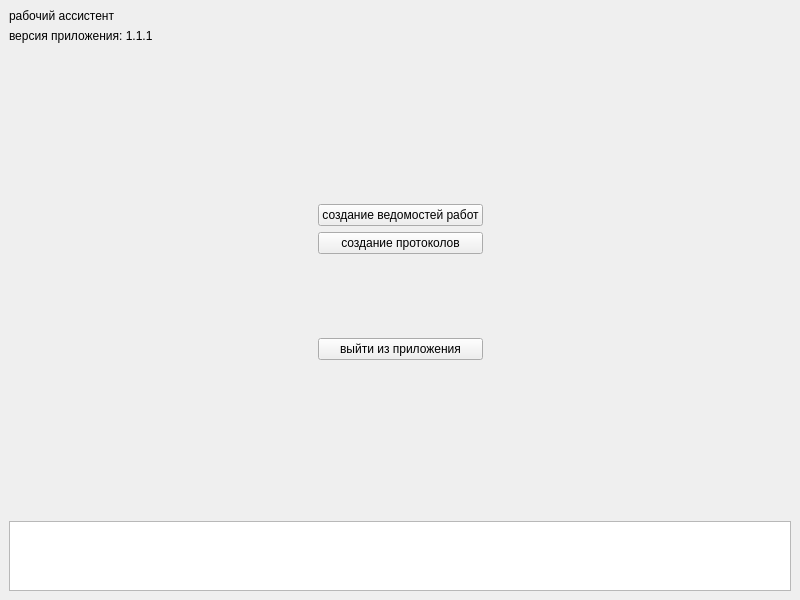
<?xml version="1.0" encoding="UTF-8"?>
<ui version="4.0">
 <class>MainWindow</class>
 <widget class="QMainWindow" name="MainWindow">
  <property name="geometry">
   <rect>
    <x>0</x>
    <y>0</y>
    <width>800</width>
    <height>600</height>
   </rect>
  </property>
  <property name="minimumSize">
   <size>
    <width>800</width>
    <height>600</height>
   </size>
  </property>
  <property name="maximumSize">
   <size>
    <width>800</width>
    <height>600</height>
   </size>
  </property>
  <property name="windowTitle">
   <string>MainWindow</string>
  </property>
  <property name="styleSheet">
   <string notr="true"/>
  </property>
  <widget class="QWidget" name="centralwidget">
   <layout class="QGridLayout" name="gridLayout_2" rowstretch="0,3,3,3,1">
    <item row="4" column="0" colspan="2">
     <widget class="QPlainTextEdit" name="pte_logs">
      <property name="undoRedoEnabled">
       <bool>false</bool>
      </property>
      <property name="readOnly">
       <bool>true</bool>
      </property>
     </widget>
    </item>
    <item row="2" column="0" colspan="2">
     <layout class="QGridLayout" name="gridLayout">
      <item row="2" column="0">
       <spacer name="horizontalSpacer">
        <property name="orientation">
         <enum>Qt::Orientation::Horizontal</enum>
        </property>
        <property name="sizeHint" stdset="0">
         <size>
          <width>40</width>
          <height>20</height>
         </size>
        </property>
       </spacer>
      </item>
      <item row="0" column="1">
       <widget class="QPushButton" name="psb_create_sheets">
        <property name="text">
         <string>создание ведомостей работ</string>
        </property>
       </widget>
      </item>
      <item row="3" column="1">
       <widget class="QPushButton" name="psb_exit">
        <property name="text">
         <string>выйти из приложения</string>
        </property>
       </widget>
      </item>
      <item row="2" column="2">
       <spacer name="horizontalSpacer_2">
        <property name="orientation">
         <enum>Qt::Orientation::Horizontal</enum>
        </property>
        <property name="sizeHint" stdset="0">
         <size>
          <width>40</width>
          <height>20</height>
         </size>
        </property>
       </spacer>
      </item>
      <item row="1" column="1">
       <widget class="QPushButton" name="psb_create_protocols">
        <property name="text">
         <string>создание протоколов</string>
        </property>
       </widget>
      </item>
      <item row="2" column="1">
       <spacer name="verticalSpacer_3">
        <property name="orientation">
         <enum>Qt::Orientation::Vertical</enum>
        </property>
        <property name="sizeHint" stdset="0">
         <size>
          <width>20</width>
          <height>40</height>
         </size>
        </property>
       </spacer>
      </item>
     </layout>
    </item>
    <item row="0" column="0" colspan="2">
     <layout class="QVBoxLayout" name="verticalLayout_2">
      <item>
       <widget class="QLabel" name="lbl_app_title">
        <property name="text">
         <string>рабочий ассистент</string>
        </property>
       </widget>
      </item>
      <item>
       <widget class="QLabel" name="lbl_app_version">
        <property name="text">
         <string>версия приложения: 1.1.1</string>
        </property>
       </widget>
      </item>
     </layout>
    </item>
    <item row="1" column="0" colspan="2">
     <spacer name="verticalSpacer_2">
      <property name="orientation">
       <enum>Qt::Orientation::Vertical</enum>
      </property>
      <property name="sizeHint" stdset="0">
       <size>
        <width>20</width>
        <height>40</height>
       </size>
      </property>
     </spacer>
    </item>
    <item row="3" column="0" colspan="2">
     <spacer name="verticalSpacer">
      <property name="orientation">
       <enum>Qt::Orientation::Vertical</enum>
      </property>
      <property name="sizeHint" stdset="0">
       <size>
        <width>20</width>
        <height>40</height>
       </size>
      </property>
     </spacer>
    </item>
   </layout>
  </widget>
 </widget>
 <tabstops>
  <tabstop>psb_create_sheets</tabstop>
  <tabstop>psb_create_protocols</tabstop>
  <tabstop>psb_exit</tabstop>
  <tabstop>pte_logs</tabstop>
 </tabstops>
 <resources/>
 <connections/>
</ui>
